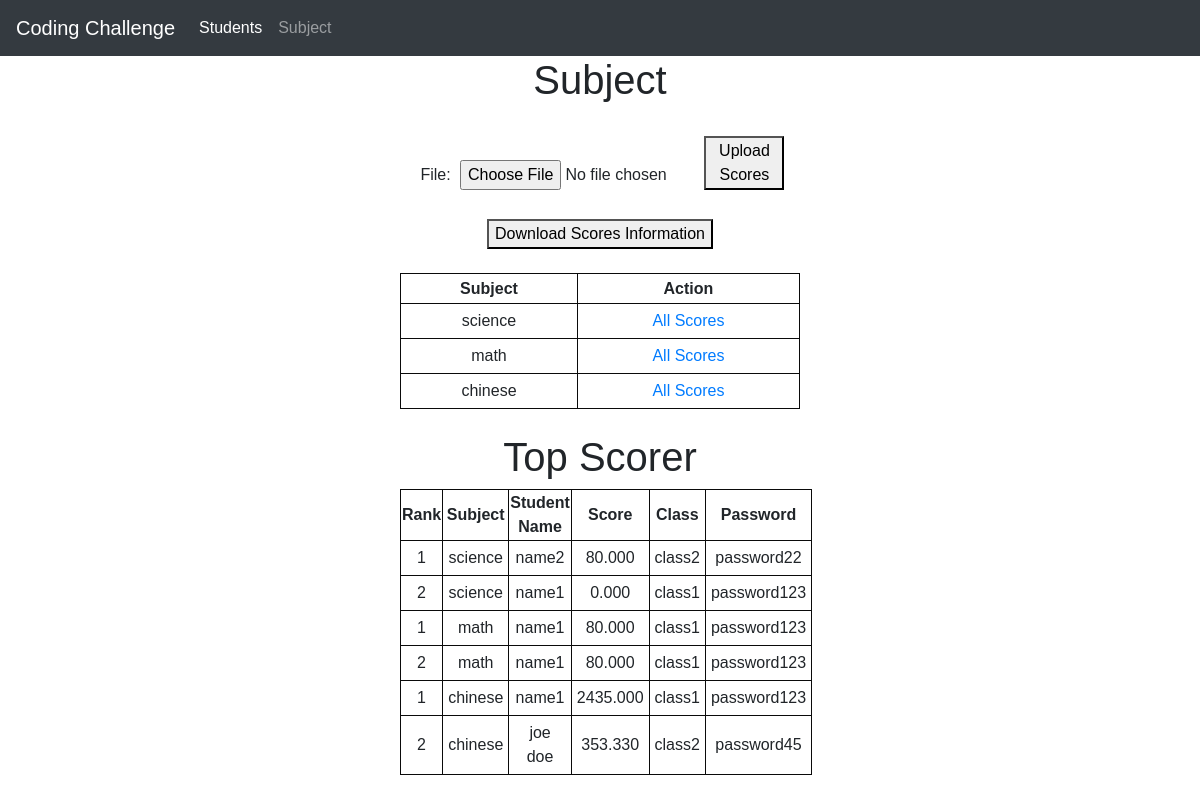
The page /subject on the database its author committed.
### app.py (models this page shows, shortened)
class Score(db.Model):
    id = db.Column(db.Integer, primary_key=True)
    subject = db.Column(db.String(100), nullable=False)
    scoreDecimal = db.Column(db.Numeric(10,3), nullable=False)
    name = db.Column(db.String(100), db.ForeignKey('student.name'), nullable=False)

class Student(db.Model):
    name = db.Column(db.String(100), primary_key=True, unique=True)
    password = db.Column(db.String(70), nullable=False)
    className = db.Column(db.String(100), nullable=False)
    scores = db.relationship("Score", backref = "student")

### app.py (the view)
@app.route('/subject', methods=['GET'])
def subject():
    subjects = db.session.query(Score.subject).distinct().all()
    top2 = []
    rank=[]
    for subject in subjects:
        scores = db.session.query(Score).filter(Score.subject==subject.subject).order_by(Score.scoreDecimal).all()
        if len(scores) > 1:
            top2.append(scores[1])
            rank.append(1)
        if len(scores) >0:
            top2.append(scores[0])
            rank.append(2)
    return render_template('subject.html', subjects=subjects, top2=top2, rank=rank)

### templates/subject.html (shortened to what this page needs)
{% extends 'base.html' %}  {% block body %}
<div class="content">
  <h1 style="text-align: center">Subject</h1>
  <br />
  <div style="width: 100%">
    <form action="/uploadScore" method="POST" enctype="multipart/form-data">
      <label for="file" style="width: 10%">File:</label>
      <input type="file" id="file" name="file" style="width: 60%" />
      <button style="width: 20%">Upload Scores</button>
    </form>
  </div>
  <br />
  <div>
    <form action="/downloadScores">
      <button>Download Scores Information</button>
    </form>
  </div>
  <br />
  {%if subjects|length<1%}
  <h3>No subjects found.</h3>
  {%else%}
  <table>
    <tr>
      <th>Subject</th>
      <th>Action</th>
    </tr>
    {% for subject in subjects %}
    <tr>
      <td>{{ subject.subject }}</td>
      <td>
        <a href="/scoresPerSubject/{{subject.subject}}">All Scores</a>
      </td>
    </tr>
    {%endfor%}
  </table>
  {%endif%}
  <br />
  <h1 style="text-align: center">Top Scorer</h1>
  {%if top2|length<1%}
  <h3>No scores found.</h3>
  {%else%}
  <table style="text-align: center">
    <tr>
      <th>Rank</th>
      <th>Subject</th>
      <th>Student Name</th>
      <th>Score</th>
      <th>Class</th>
      <th>Password</th>
    </tr>
    {% for top in top2 %}
    <tr>
      <td>{{rank[loop.index0]}}</td>
      <td>{{ top.subject}}</td>
      <td>{{ top.name}}</td>
      <td>{{ top.scoreDecimal}}</td>
      <td>{{ top.student.className}}</td>
      <td>{{ top.student.password}}</td>
    </tr>
    {%endfor%}
  </table>
  {%endif%} {% endblock %}

### static/main.css (style rules this page uses)
body, html { margin: 0; font-family: sans-serif; text-align: center; }
.content { margin: 0 auto; width: 400px; text-align: center; }
table, td, th { border: 1px solid rgb(10, 10, 10); text-align: center; }
table { border-collapse: collapse; width: 100%; }
th { height: 30px; }
td { text-align: center; padding: 5px; }

### rows shown on the page
Score: rank "1", subject "science", name "name2", scoreDecimal "80.000", student.className "class2", student.password "password22"
Score: rank "2", subject "science", name "name1", scoreDecimal "0.000", student.className "class1", student.password "password123"
Score: rank "1", subject "math", name "name1", scoreDecimal "80.000", student.className "class1", student.password "password123"
Score: id "2", subject "math", name "name1", scoreDecimal "80.000", student.className "class1", student.password "password123"
Score: rank "1", subject "chinese", name "name1", scoreDecimal "2435.000", student.className "class1", student.password "password123"
Score: rank "2", subject "chinese", name "joe doe", scoreDecimal "353.330", student.className "class2", student.password "password45"

### other values the page prints
{{ subject.subject }} "science" "math" "chinese"
